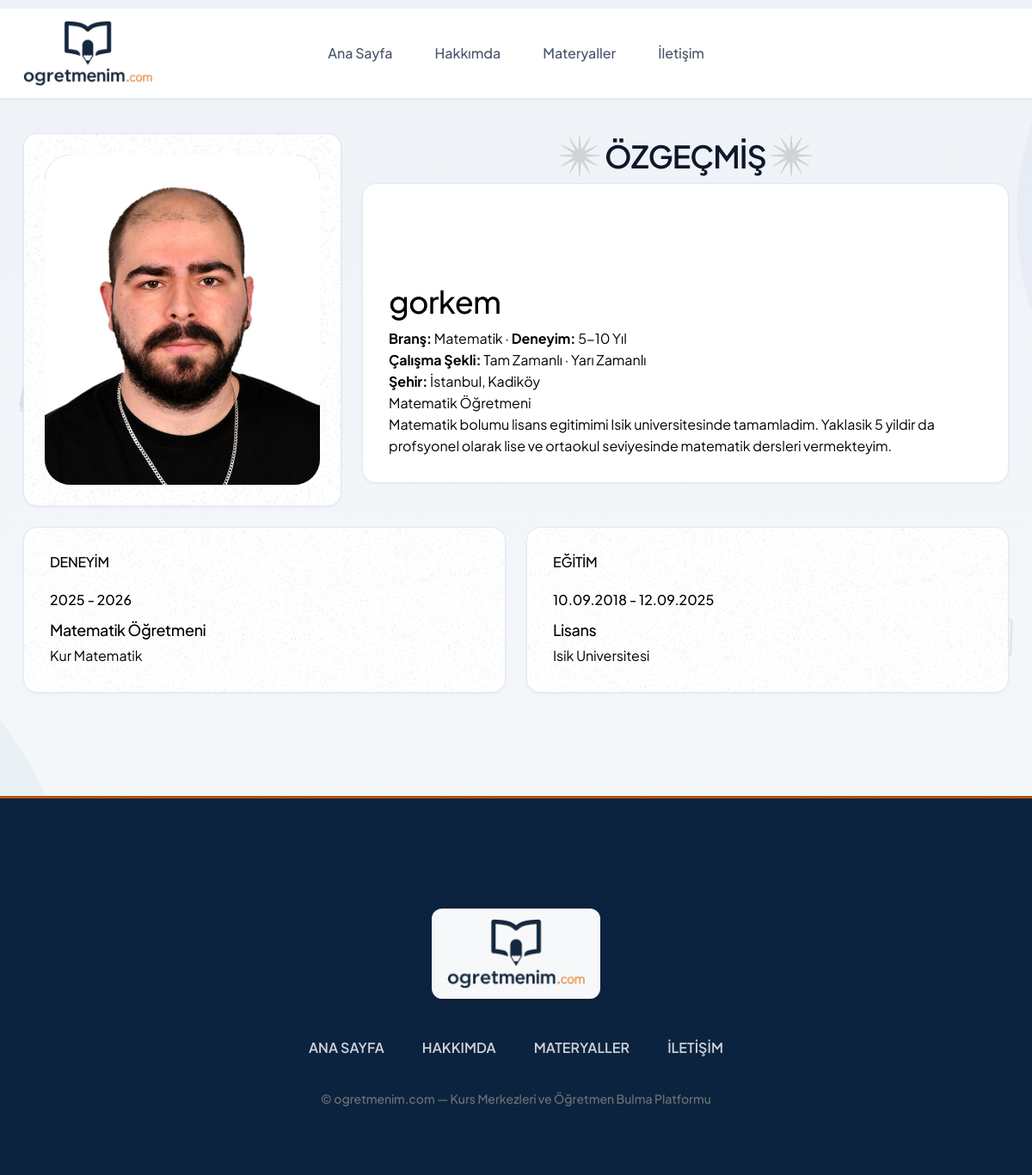
The page /usersite/about/8 (signed in) on the database as committed earlier.
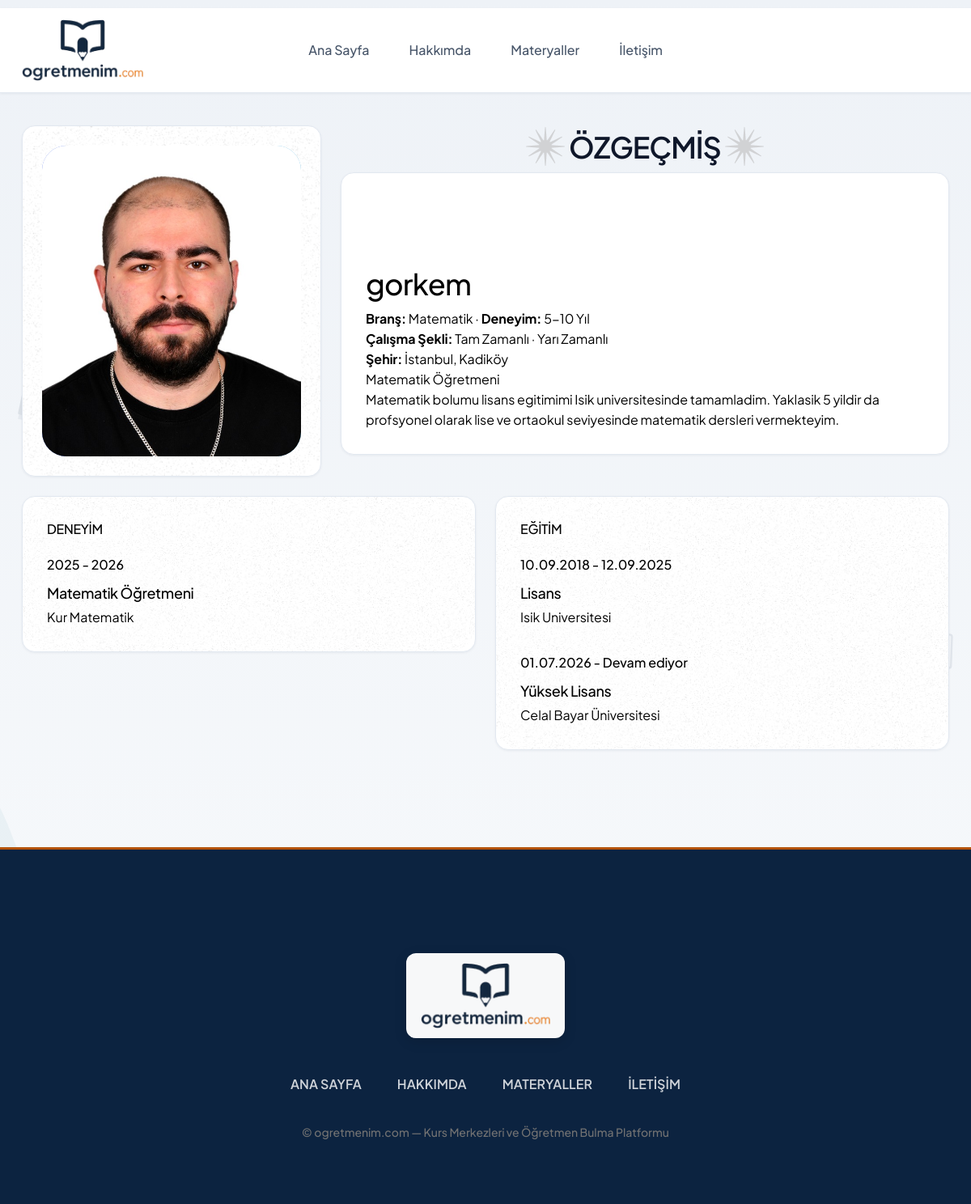
The same page on the database as committed later.
### conntoapp/models.py (models this page shows, shortened)
class UserExperience(models.Model):
    custom_user = models.ForeignKey(CustomUser, on_delete=models.CASCADE, related_name="userexperiences")
    institution_name = models.CharField(max_length=100, verbose_name="Kurum / Kurs Merkezi Adı")
    department = models.CharField(max_length=100, verbose_name="Branş / Departman")
    start_date = models.DateField(verbose_name="Başlangıç")
    end_date = models.DateField(null=True, blank=True, verbose_name="Bitiş")
    short_description = models.TextField(max_length=500, verbose_name="Açıklama")
    class Meta:
        verbose_name = "Deneyim"
        verbose_name_plural = "Deneyimler"

class UserEducation(models.Model):
    custom_user = models.ForeignKey(CustomUser, on_delete=models.CASCADE, related_name="usereducations")
    degree = models.CharField(choices=CustomUserEducationChoices.DEGREE_CHOICES, max_length=100, verbose_name="Derece")
    school_name = models.CharField(max_length=100, verbose_name="Okul/Üniversite")
    department = models.CharField(max_length=100, verbose_name="Bölüm")
    start_date = models.DateField(verbose_name="Başlangıç")
    end_date = models.DateField(null=True, blank=True, verbose_name="Bitiş")
    short_description = models.TextField(max_length=500, blank=True, default='', verbose_name="Açıklama")
    class Meta:
        verbose_name = "Eğitim"
        verbose_name_plural = "Eğitimler"

### usersiteapp/views.py (the view)
# urls.py: path('about/<int:pk>', views.about, name="about"),
def about(request, pk):
    redirect_response = _require_usersite_access(request, pk)
    if redirect_response:
        return redirect_response
    user = getUser(pk)
    return render(request, "about.html", {'user':user})

### conntoapp/context_processors.py (called while the page is built)
def site_processor(request):
    return {
        'SITE_NAME': settings.SITE_NAME,
        'SITE_TAGLINE': settings.SITE_TAGLINE,
        'header_branches': TeacherChoices.BRANCH_CHOICES,
        'header_cities': CustomUserChoices.TURKISH_CITIES,
    }

def course_center_processor(request):
    if 'course_center_id' in request.session:
        try:
            course_center = CourseCenter.objects.get(id=request.session['course_center_id'])
            return {
                'current_course_center': course_center,
                'is_course_center_view': True,
            }
        except CourseCenter.DoesNotExist:
            del request.session['course_center_id']
            del request.session['is_course_center']
    return {
        'current_course_center': None,
        'is_course_center_view': False,
    }

### conntoapp/course_center_auth.py (called while the page is built, shortened)
def redirect_if_cannot_view_usersite(request, pk):
    if request.session.get('course_center_id'):
        return None

### conntoapp/models.py (called while the page is built)
    def get_district_display(self):
        from .district_data import get_district_label
        if not self.district:
            return ""
        return get_district_label(self.city, self.district)

### usersiteapp/templates/about.html (shortened to what this page needs)
{% extends 'conntoapp/userbase/userbase.html' %}
{% load static %}
{% block content %}
  <section class="about-area">
    <div class="container">
      <div class="d-flex about-me-wrap align-items-start gap-24">
        <div data-aos="zoom-in">
          <div class="about-image-box shadow-box">
            <div class="image-inner">
              <img src="{{ user.image.url }}" alt="{{ user.fullname }}" />
            </div>
          </div>
        </div>
        <div class="about-details" data-aos="zoom-in">
          <h1 class="section-heading" data-aos="fade-up">
            <img src="{% static 'userstatic/assets/images/star-2.png' %}" alt="Yıldız" />
            Özgeçmiş
            <img src="{% static 'userstatic/assets/images/star-2.png' %}" alt="Yıldız" />
          </h1>
          <div class="about-details-inner shadow-box">
            <img src="{% static 'userstatic/assets/images/icon2.png' %}" alt="Yıldız" />
            <h1>{{ user.fullname }}</h1>
            <p><strong>Branş:</strong> {{ user.get_branch_display }} · <strong>Deneyim:</strong> {{ user.get_experience_years_display }}</p>
            <p><strong>Çalışma Şekli:</strong> {{ user.get_work_schedule_profile_display }}</p>
            <p><strong>Şehir:</strong> {{ user.get_city_display }}{% if user.district %}, {{ user.get_district_display }}{% endif %}</p>
            <p>{{ user.short_description }}</p>
            <p>{{ user.long_description }}</p>
          </div>
        </div>
      </div>
      <div class="row mt-24">
        <div class="col-md-6" data-aos="zoom-in">
          <div class="about-edc-exp about-experience shadow-box">
            <img src="{% static 'userstatic/assets/images/bg1.png' %}" alt="Arka plan" class="bg-img" />
            <h3>DENEYİM</h3>
            <ul>
              {% for experience in user.userexperiences.all %}
                <li>
                  <p class="date">{{ experience.start_date|date:'Y' }} - {% if experience.end_date %}{{ experience.end_date|date:'Y' }}{% else %}Devam ediyor{% endif %}</p>
                  <h2>{{ experience.department }}</h2>
                  <p class="type">{{ experience.institution_name }}</p>
                </li>
              {% empty %}
                <li><p>Henüz deneyim eklenmemiş.</p></li>
              {% endfor %}
            </ul>
          </div>
        </div>
        <div class="col-md-6" data-aos="zoom-in">
          <div class="about-edc-exp about-education shadow-box">
            <img src="{% static 'userstatic/assets/images/bg1.png' %}" alt="Arka plan" class="bg-img" />
            <h3>EĞİTİM</h3>
            <ul>
              {% for education in user.usereducations.all %}
                <li>
                  <p class="date">{{ education.start_date|date:"d.m.Y" }}{% if education.end_date %} - {{ education.end_date|date:"d.m.Y" }}{% else %} - Devam ediyor{% endif %}</p>
                  <h2>{{ education.get_degree_display }}</h2>
                  <p class="type">{{ education.school_name }}</p>
                </li>
              {% empty %}
                <li><p>Henüz eğitim eklenmemiş.</p></li>
              {% endfor %}
            </ul>
          </div>
        </div>
      </div>
    </div>
  </section>
{% endblock %}

Rows that differ between the two databases and show on the page:
added UserEducation: start_date "01.07.2026", shows "- Devam ediyor", degree "Yüksek Lisans", school_name "Celal Bayar Üniversitesi"
